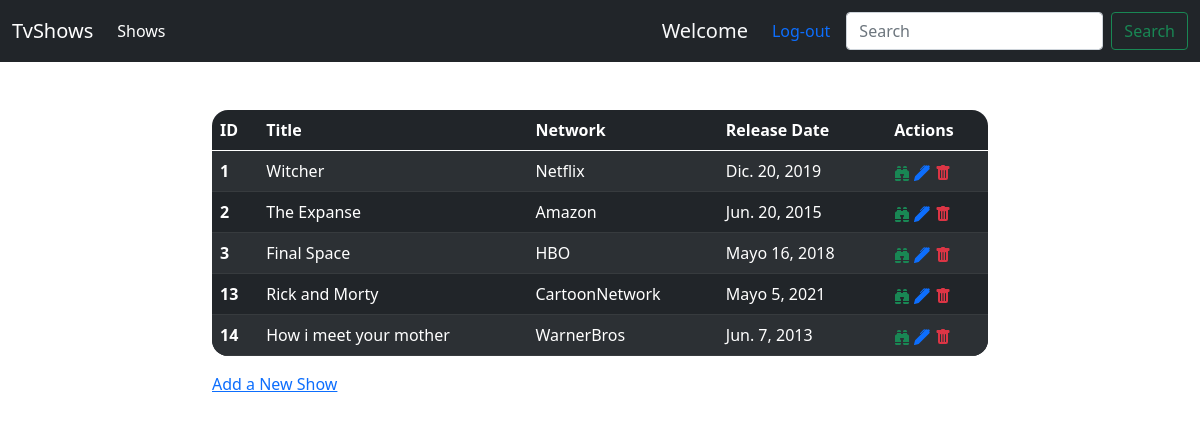
/shows (signed in), run on the app's committed database.
### shows/models.py (models this page shows, shortened)
class Shows(models.Model):
    title = models.CharField(max_length=255,unique=True)
    desc = models.CharField(max_length=855)
    release_date = models.DateField()
    created_at = models.DateTimeField(auto_now_add=True)
    updated_at = models.DateTimeField(auto_now=True)
    network = models.ForeignKey(Networks,related_name="show",on_delete = models.CASCADE)
    img = models.URLField(default="https://img.freepik.com/free-vector/tv-show-neon-sign-style-text_44523-738.jpg?size=338&ext=jpg")
    objects = ShowsManager()

class Networks(models.Model):
    name = models.CharField(max_length=50)
    created_at = models.DateTimeField(auto_now_add=True)
    updated_at = models.DateTimeField(auto_now=True)

### shows/views.py (the view)
# urls.py: path('shows', views.shows),
def shows(request):
    if 'user' not in request.session:
        return redirect('/login')
    else:
        context = {'shows' : Shows.objects.all()}
        return render(request, 'shows.html',context)

### shows/templates/shows.html (shortened to what this page needs)
{% extends 'base.html' %}
{% block content%}
<div class="col-8 offset-2">
    <table class="table table-dark table-striped" style="border-collapse: collapse;
    border-radius: 1em;
    overflow: hidden;">
        <thead>
            <tr>
                <th scope="col">ID</th>
                <th scope="col">Title</th>
                <th scope="col">Network</th>
                <th scope="col">Release Date</th>
                <th scope="col">Actions</th>
            </tr>
        </thead>
        <tbody>
            {%for show in shows%}
            <tr>
                <th scope="row">{{show.id}}</th>
                <td>{{show.title}}</td>
                <td>{{show.network.name}}</td>
                <td>{{show.release_date}}</td>
                <td><a href="shows/{{show.id}}"></a>
                <a href="shows/{{show.id}}/edit"></a>
                <a href="" data-url="shows/delete/{{show.id}}" data-bs-toggle="modal" data-bs-target="#myModal" class="btndelete"></a>
            </td>
        </tr>
        {%endfor%}
    </tbody>
</table>
<div class="col-2">
    <a href="/shows/new">Add a New Show</a>
</div>
</div>
{%endblock%}

### data on the page
Shows: id "1", title "Witcher", network.name "Netflix", release_date "Dic. 20, 2019"
Shows: id "2", title "The Expanse", network.name "Amazon", release_date "Jun. 20, 2015"
Shows: id "3", title "Final Space", network.name "HBO", release_date "Mayo 16, 2018"
Shows: id "13", title "Rick and Morty", network.name "CartoonNetwork", release_date "Mayo 5, 2021"
Shows: id "14", title "How i meet your mother", network.name "WarnerBros", release_date "Jun. 7, 2013"
